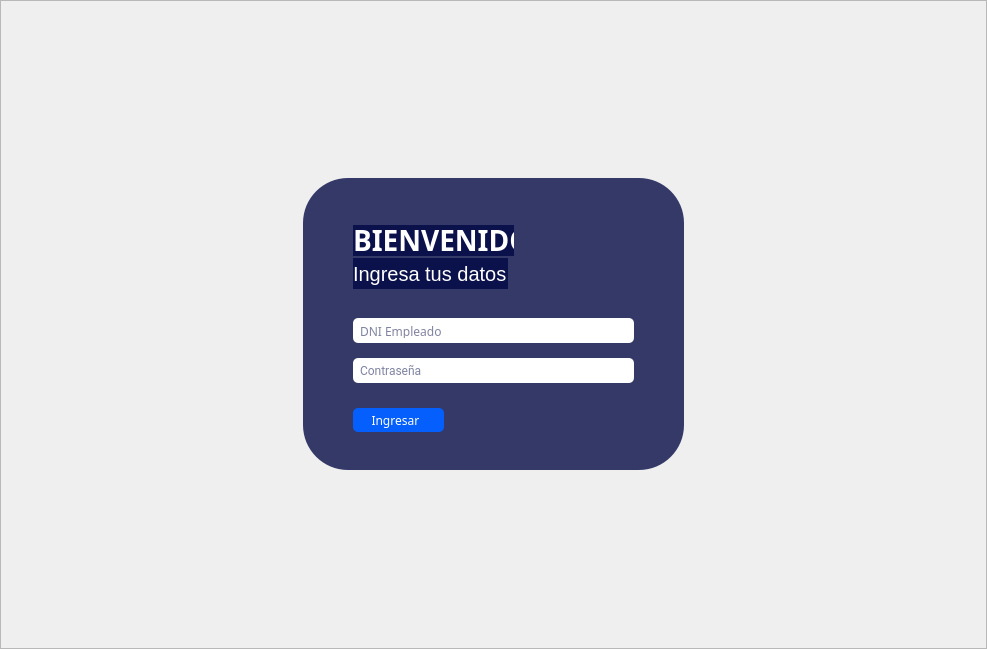
<?xml version="1.0" encoding="UTF-8"?>
<ui version="4.0">
 <class>MainWindow</class>
 <widget class="QMainWindow" name="MainWindow">
  <property name="geometry">
   <rect>
    <x>0</x>
    <y>0</y>
    <width>987</width>
    <height>649</height>
   </rect>
  </property>
  <property name="maximumSize">
   <size>
    <width>987</width>
    <height>649</height>
   </size>
  </property>
  <property name="windowTitle">
   <string>Bullsoft</string>
  </property>
  <property name="windowIcon">
   <iconset resource="Img/img.qrc">
    <normaloff>:/fondo/logo24x24-65.png</normaloff>:/fondo/logo24x24-65.png</iconset>
  </property>
  <widget class="QWidget" name="centralwidget">
   <layout class="QVBoxLayout" name="verticalLayout">
    <property name="spacing">
     <number>0</number>
    </property>
    <property name="leftMargin">
     <number>0</number>
    </property>
    <property name="topMargin">
     <number>0</number>
    </property>
    <property name="rightMargin">
     <number>0</number>
    </property>
    <property name="bottomMargin">
     <number>0</number>
    </property>
    <item>
     <widget class="QFrame" name="main_login_frame">
      <property name="minimumSize">
       <size>
        <width>463</width>
        <height>359</height>
       </size>
      </property>
      <property name="sizeIncrement">
       <size>
        <width>0</width>
        <height>759</height>
       </size>
      </property>
      <property name="styleSheet">
       <string notr="true">QFrame{
border-image: url(:/fondo/imagenfondo4-59.jpg);
}</string>
      </property>
      <property name="frameShape">
       <enum>QFrame::StyledPanel</enum>
      </property>
      <property name="frameShadow">
       <enum>QFrame::Raised</enum>
      </property>
      <layout class="QHBoxLayout" name="horizontalLayout">
       <item>
        <widget class="QFrame" name="login_frame">
         <property name="maximumSize">
          <size>
           <width>381</width>
           <height>292</height>
          </size>
         </property>
         <property name="sizeIncrement">
          <size>
           <width>500</width>
           <height>450</height>
          </size>
         </property>
         <property name="styleSheet">
          <string notr="true">background-color: rgba(0, 7, 66,200);
border-radius: 45px;
border-image: none
</string>
         </property>
         <property name="frameShape">
          <enum>QFrame::StyledPanel</enum>
         </property>
         <property name="frameShadow">
          <enum>QFrame::Raised</enum>
         </property>
         <widget class="QLabel" name="titulo_login_lbl">
          <property name="geometry">
           <rect>
            <x>50</x>
            <y>47</y>
            <width>161</width>
            <height>31</height>
           </rect>
          </property>
          <property name="font">
           <font>
            <family>Cairo Black</family>
            <pointsize>21</pointsize>
            <weight>75</weight>
            <bold>true</bold>
           </font>
          </property>
          <property name="styleSheet">
           <string notr="true">color: #fff;
font-weight: bold;</string>
          </property>
          <property name="text">
           <string>BIENVENIDO</string>
          </property>
         </widget>
         <widget class="QLabel" name="subt_login_lbl">
          <property name="geometry">
           <rect>
            <x>50</x>
            <y>80</y>
            <width>155</width>
            <height>31</height>
           </rect>
          </property>
          <property name="font">
           <font>
            <pointsize>-1</pointsize>
            <weight>25</weight>
            <italic>false</italic>
            <bold>false</bold>
           </font>
          </property>
          <property name="styleSheet">
           <string notr="true">font: 20px;
color: #fff;
font-weight: 200;
</string>
          </property>
          <property name="text">
           <string>Ingresa tus datos</string>
          </property>
         </widget>
         <widget class="QLineEdit" name="user_login_input">
          <property name="geometry">
           <rect>
            <x>50</x>
            <y>140</y>
            <width>281</width>
            <height>25</height>
           </rect>
          </property>
          <property name="font">
           <font>
            <family>Cairo SemiBold</family>
           </font>
          </property>
          <property name="styleSheet">
           <string notr="true">QLineEdit{
background: #fff;
border-radius: 5px;
padding: 5px;
color: #000742;
}

QLineEdit:focus{
border: 1px solid rgb(75, 75, 75);
}</string>
          </property>
          <property name="text">
           <string/>
          </property>
          <property name="placeholderText">
           <string>DNI Empleado</string>
          </property>
         </widget>
         <widget class="QLineEdit" name="pass_login_input">
          <property name="geometry">
           <rect>
            <x>50</x>
            <y>180</y>
            <width>281</width>
            <height>25</height>
           </rect>
          </property>
          <property name="font">
           <font>
            <family>Roboto</family>
           </font>
          </property>
          <property name="styleSheet">
           <string notr="true">QLineEdit{
background: #fff;
border-radius: 5px;
padding: 5px;
color: #000742;
}

QLineEdit:focus{
border: 1px solid rgb(75, 75, 75);
}</string>
          </property>
          <property name="text">
           <string/>
          </property>
          <property name="echoMode">
           <enum>QLineEdit::Password</enum>
          </property>
          <property name="placeholderText">
           <string>Contraseña</string>
          </property>
         </widget>
         <widget class="QPushButton" name="login_btn">
          <property name="geometry">
           <rect>
            <x>50</x>
            <y>230</y>
            <width>91</width>
            <height>24</height>
           </rect>
          </property>
          <property name="font">
           <font>
            <family>Cairo SemiBold</family>
            <pointsize>9</pointsize>
           </font>
          </property>
          <property name="cursor">
           <cursorShape>PointingHandCursor</cursorShape>
          </property>
          <property name="focusPolicy">
           <enum>Qt::NoFocus</enum>
          </property>
          <property name="styleSheet">
           <string notr="true">QPushButton{
background-color: #055ffc;
color:#fff;
border-radius: 5px;
text-align:center;
}

QPushButton:hover{

}

QPushButton#login_btn:pressed{
padding-top: 3px;
padding-left: 3px;
}
</string>
          </property>
          <property name="text">
           <string>Ingresar  </string>
          </property>
         </widget>
        </widget>
       </item>
      </layout>
     </widget>
    </item>
   </layout>
  </widget>
 </widget>
 <resources>
  <include location="Img/img.qrc"/>
 </resources>
 <connections/>
</ui>
